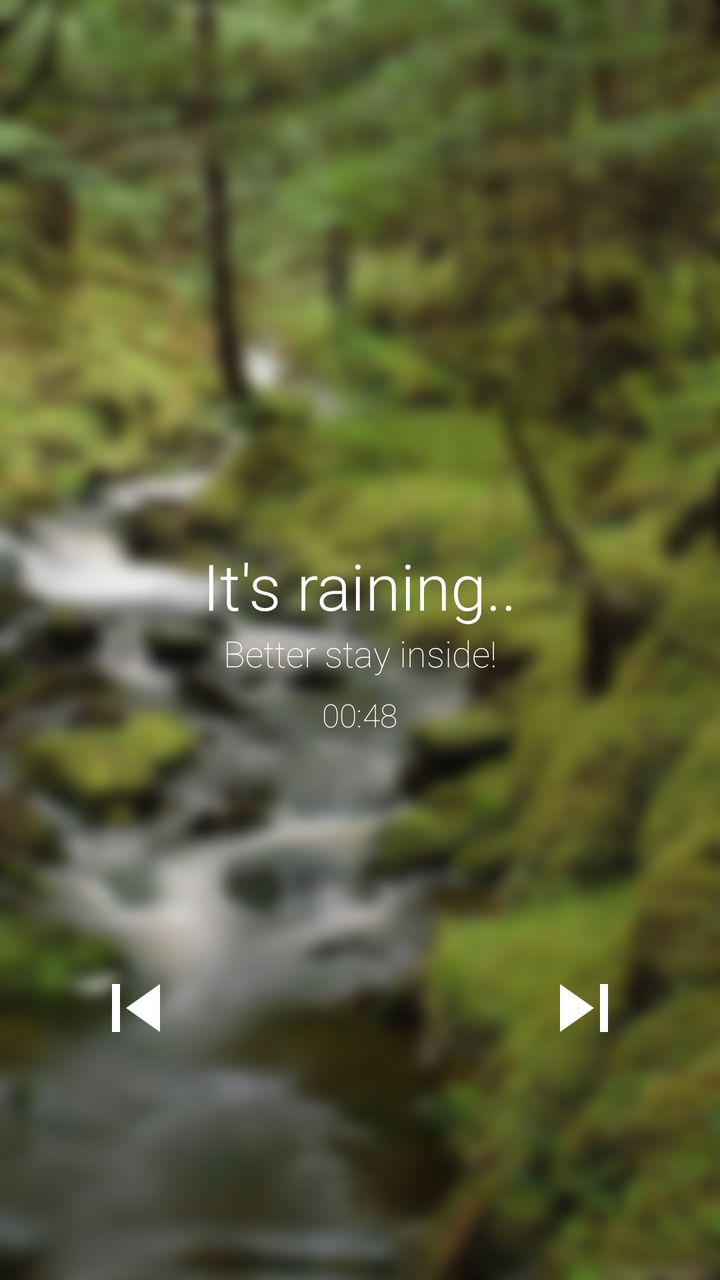
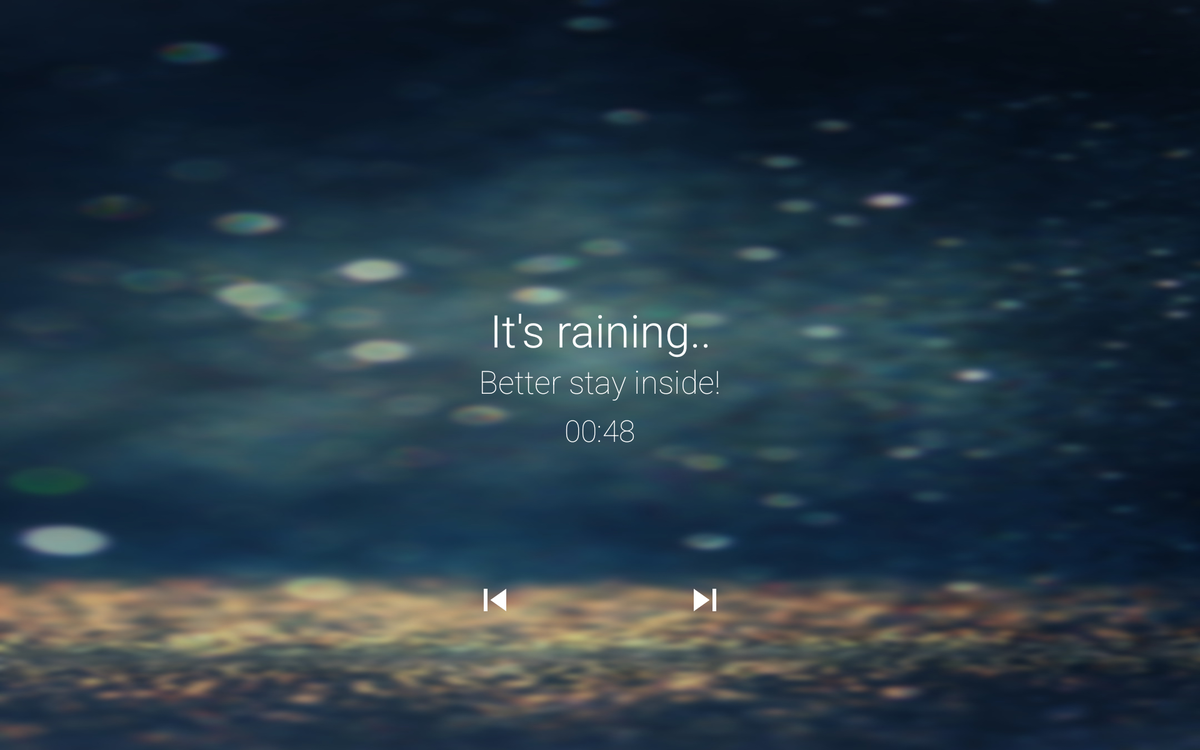

One screen, two layout resources from the same app: the default and the repository's alternative for another configuration. Each is rendered where Android would select it; the XML of both is given below.
<!-- AndroidManifest.xml: application theme AppTheme -->
<!-- res/layout/activity_main.xml -->
<?xml version="1.0" encoding="utf-8"?>
<FrameLayout xmlns:android="http://schemas.android.com/apk/res/android"
    xmlns:tools="http://schemas.android.com/tools"
    android:layout_width="match_parent"
    android:layout_height="match_parent">

    <ImageView
        android:id="@+id/background"
        android:layout_width="match_parent"
        android:layout_height="match_parent"
        android:scaleType="centerCrop"
        tools:background="@drawable/nature_background" />

    <RelativeLayout
        android:id="@+id/mainUI"
        android:layout_width="match_parent"
        android:layout_height="match_parent"
        android:fitsSystemWindows="true"
        android:orientation="vertical"
        android:visibility="gone"
        tools:visibility="visible">

        <RelativeLayout
            android:id="@+id/streamInfo"
            android:layout_width="match_parent"
            android:layout_height="wrap_content"
            android:layout_alignParentLeft="true"
            android:layout_alignParentStart="true"
            android:layout_below="@id/streamInfo"
            android:layout_centerVertical="true"
            android:gravity="center_vertical">

            <TextView
                android:id="@+id/titleText"
                android:layout_width="wrap_content"
                android:layout_height="wrap_content"
                android:layout_centerHorizontal="true"
                android:fontFamily="sans-serif-light"
                android:textColor="@android:color/white"
                android:textSize="32sp"
                tools:text="It's raining.." />

            <TextView
                android:id="@+id/descText"
                android:layout_width="wrap_content"
                android:layout_height="wrap_content"
                android:layout_below="@id/titleText"
                android:layout_centerHorizontal="true"
                android:fontFamily="sans-serif-thin"
                android:textColor="@android:color/white"
                android:textSize="18sp"
                tools:text="Better stay inside!" />

            <TextView
                android:id="@+id/sleepTimerText"
                android:layout_width="wrap_content"
                android:layout_height="wrap_content"
                android:layout_below="@id/descText"
                android:layout_centerHorizontal="true"
                android:layout_marginTop="8dp"
                android:fontFamily="sans-serif-thin"
                android:textColor="@android:color/white"
                android:textSize="16sp"
                tools:text="00:48" />

        </RelativeLayout>

        <RelativeLayout
            android:id="@+id/musicInfo"
            android:layout_width="match_parent"
            android:layout_height="wrap_content"
            android:layout_alignParentBottom="true"
            android:layout_alignParentLeft="true"
            android:layout_alignParentStart="true"
            android:layout_below="@id/streamInfo"
            android:gravity="center_vertical">

            <ImageButton
                android:id="@+id/prevBtn"
                style="@style/Base.Widget.AppCompat.Button.Borderless"
                android:layout_width="wrap_content"
                android:layout_height="wrap_content"
                android:layout_marginEnd="24dp"
                android:layout_marginRight="24dp"
                android:layout_toLeftOf="@+id/playPauseLayout"
                android:layout_toStartOf="@+id/playPauseLayout"
                android:padding="4dp"
                android:src="@drawable/ic_skip_previous_48dp" />

            <FrameLayout
                android:id="@+id/playPauseLayout"
                android:layout_width="wrap_content"
                android:layout_height="wrap_content"
                android:layout_centerHorizontal="true">

                <ProgressBar
                    android:id="@+id/loadingStream"
                    android:layout_width="wrap_content"
                    android:layout_height="wrap_content"
                    android:layout_gravity="center"
                    android:padding="4dp"
                    android:visibility="invisible" />

                <ImageButton
                    android:id="@+id/playBtn"
                    style="@style/Base.Widget.AppCompat.Button.Borderless"
                    android:layout_width="wrap_content"
                    android:layout_height="wrap_content"
                    android:layout_gravity="center"
                    android:padding="4dp"
                    android:src="@drawable/ic_play_arrow_48dp"
                    android:visibility="visible" />

            </FrameLayout>

            <ImageButton
                android:id="@+id/nextBtn"
                style="@style/Base.Widget.AppCompat.Button.Borderless"
                android:layout_width="wrap_content"
                android:layout_height="wrap_content"
                android:layout_marginLeft="24dp"
                android:layout_marginStart="24dp"
                android:layout_toEndOf="@+id/playPauseLayout"
                android:layout_toRightOf="@+id/playPauseLayout"
                android:padding="4dp"
                android:src="@drawable/ic_skip_next_48dp" />

        </RelativeLayout>

    </RelativeLayout>

    <ProgressBar
        android:id="@+id/loading"
        android:layout_width="wrap_content"
        android:layout_height="wrap_content"
        android:layout_gravity="center"
        tools:visibility="gone" />

</FrameLayout>
<!-- resources referenced by this layout -->
<resources>
  <!-- drawable ic_skip_next_48dp (drawable) -->
  <vector android:height="48dp" android:viewportHeight="24.0"
      android:viewportWidth="24.0" android:width="48dp" xmlns:android="http://schemas.android.com/apk/res/android">
      <path android:fillColor="#FFFFFF" android:pathData="M6,18l8.5,-6L6,6v12zM16,6v12h2V6h-2z"/>
  </vector>
  <!-- drawable ic_skip_previous_48dp (drawable) -->
  <vector android:height="48dp" android:viewportHeight="24.0"
      android:viewportWidth="24.0" android:width="48dp" xmlns:android="http://schemas.android.com/apk/res/android">
      <path android:fillColor="#FFFFFF" android:pathData="M6,6h2v12H6zm3.5,6l8.5,6V6z"/>
  </vector>
  <!-- drawable nature_background: jpg bitmap (drawable-nodpi, 171078 bytes) -->
  <!-- from res/values-v21/ -->
  <style name="AppTheme" parent="Theme.AppCompat.Light.DarkActionBar">
          <item name="colorPrimary">@color/colorPrimary</item>
          <item name="colorPrimaryDark">@color/colorPrimaryDark</item>
          <item name="colorAccent">@color/colorAccent</item>
      </style>
  <color name="colorPrimary">#3F51B5</color>
  <color name="colorPrimaryDark">#303F9F</color>
  <color name="colorAccent">#FF8D437F</color>
</resources>
<!-- res/layout-xlarge/activity_main.xml (the repository's variant of the layout above) -->
<!-- drawn on a large tablet held sideways -->
<?xml version="1.0" encoding="utf-8"?>
<FrameLayout xmlns:android="http://schemas.android.com/apk/res/android"
    xmlns:tools="http://schemas.android.com/tools"
    android:layout_width="match_parent"
    android:layout_height="match_parent">

    <ImageView
        android:id="@+id/background"
        android:layout_width="match_parent"
        android:layout_height="match_parent"
        android:background="@drawable/rain_background"
        android:scaleType="center"/>

    <RelativeLayout
        android:id="@+id/mainUI"
        android:layout_width="match_parent"
        android:layout_height="match_parent"
        android:fitsSystemWindows="true"
        android:orientation="vertical"
        android:visibility="gone"
        tools:visibility="visible">

        <LinearLayout
            android:id="@+id/streamInfo"
            android:layout_width="match_parent"
            android:layout_height="wrap_content"
            android:layout_centerInParent="true"
            android:layout_gravity="center"
            android:gravity="center"
            android:orientation="vertical">

            <TextView
                android:id="@+id/titleText"
                android:layout_width="wrap_content"
                android:layout_height="wrap_content"
                android:fontFamily="sans-serif-light"
                android:gravity="center_horizontal"
                android:textColor="@android:color/white"
                android:textSize="48sp"
                tools:text="It's raining.." />

            <TextView
                android:id="@+id/descText"
                android:layout_width="wrap_content"
                android:layout_height="wrap_content"
                android:fontFamily="sans-serif-thin"
                android:gravity="center_horizontal"
                android:textColor="@android:color/white"
                android:textSize="34sp"
                tools:text="Better stay inside!" />

            <TextView
                android:id="@+id/sleepTimerText"
                android:layout_width="wrap_content"
                android:layout_height="wrap_content"
                android:layout_marginTop="8dp"
                android:fontFamily="sans-serif-thin"
                android:gravity="center_horizontal"
                android:textColor="@android:color/white"
                android:textSize="32sp"
                tools:text="00:48" />

        </LinearLayout>

        <RelativeLayout
            android:id="@+id/musicInfo"
            android:layout_width="match_parent"
            android:layout_height="wrap_content"
            android:layout_alignParentBottom="true"
            android:layout_alignParentLeft="true"
            android:layout_alignParentStart="true"
            android:layout_below="@id/streamInfo"
            android:gravity="center_vertical">

            <ImageButton
                android:id="@+id/prevBtn"
                style="@style/Base.Widget.AppCompat.Button.Borderless"
                android:layout_width="wrap_content"
                android:layout_height="wrap_content"
                android:layout_marginEnd="24dp"
                android:layout_marginRight="24dp"
                android:layout_toLeftOf="@+id/playBtn"
                android:layout_toStartOf="@+id/playBtn"
                android:padding="4dp"
                android:src="@drawable/ic_skip_previous_48dp" />

            <ImageButton
                android:id="@+id/playBtn"
                style="@style/Base.Widget.AppCompat.Button.Borderless"
                android:layout_width="wrap_content"
                android:layout_height="wrap_content"
                android:layout_centerHorizontal="true"
                android:padding="4dp"
                android:src="@drawable/ic_play_arrow_48dp" />

            <ImageButton
                android:id="@+id/nextBtn"
                style="@style/Base.Widget.AppCompat.Button.Borderless"
                android:layout_width="wrap_content"
                android:layout_height="wrap_content"
                android:layout_marginLeft="24dp"
                android:layout_marginStart="24dp"
                android:layout_toEndOf="@+id/playBtn"
                android:layout_toRightOf="@+id/playBtn"
                android:padding="4dp"
                android:src="@drawable/ic_skip_next_48dp" />

        </RelativeLayout>

    </RelativeLayout>

    <ProgressBar
        android:id="@+id/loading"
        android:layout_width="wrap_content"
        android:layout_height="wrap_content"
        android:layout_gravity="center"
        tools:visibility="gone" />

</FrameLayout>
<!-- resources referenced by the variant -->
<!-- as a large tablet held sideways resolves them -->
<resources>
  <!-- drawable ic_skip_next_48dp (drawable) -->
  <vector android:height="48dp" android:viewportHeight="24.0"
      android:viewportWidth="24.0" android:width="48dp" xmlns:android="http://schemas.android.com/apk/res/android">
      <path android:fillColor="#FFFFFF" android:pathData="M6,18l8.5,-6L6,6v12zM16,6v12h2V6h-2z"/>
  </vector>
  <!-- drawable ic_skip_previous_48dp (drawable) -->
  <vector android:height="48dp" android:viewportHeight="24.0"
      android:viewportWidth="24.0" android:width="48dp" xmlns:android="http://schemas.android.com/apk/res/android">
      <path android:fillColor="#FFFFFF" android:pathData="M6,6h2v12H6zm3.5,6l8.5,6V6z"/>
  </vector>
  <!-- drawable rain_background: jpg bitmap (drawable-nodpi, 153233 bytes) -->
  <!-- from res/values-v21/ -->
  <style name="AppTheme" parent="Theme.AppCompat.Light.DarkActionBar">
          <item name="colorPrimary">@color/colorPrimary</item>
          <item name="colorPrimaryDark">@color/colorPrimaryDark</item>
          <item name="colorAccent">@color/colorAccent</item>
      </style>
  <color name="colorPrimary">#3F51B5</color>
  <color name="colorPrimaryDark">#303F9F</color>
  <color name="colorAccent">#FF8D437F</color>
</resources>
